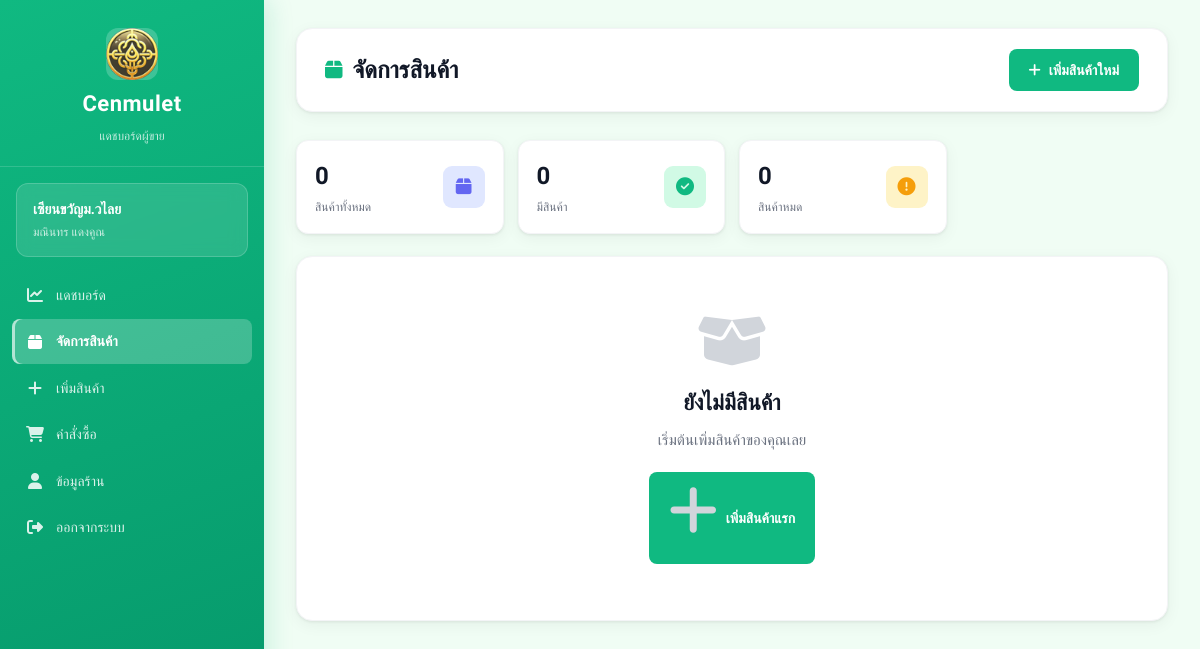
Page /views/seller/products.php (signed in) on the earlier database version.
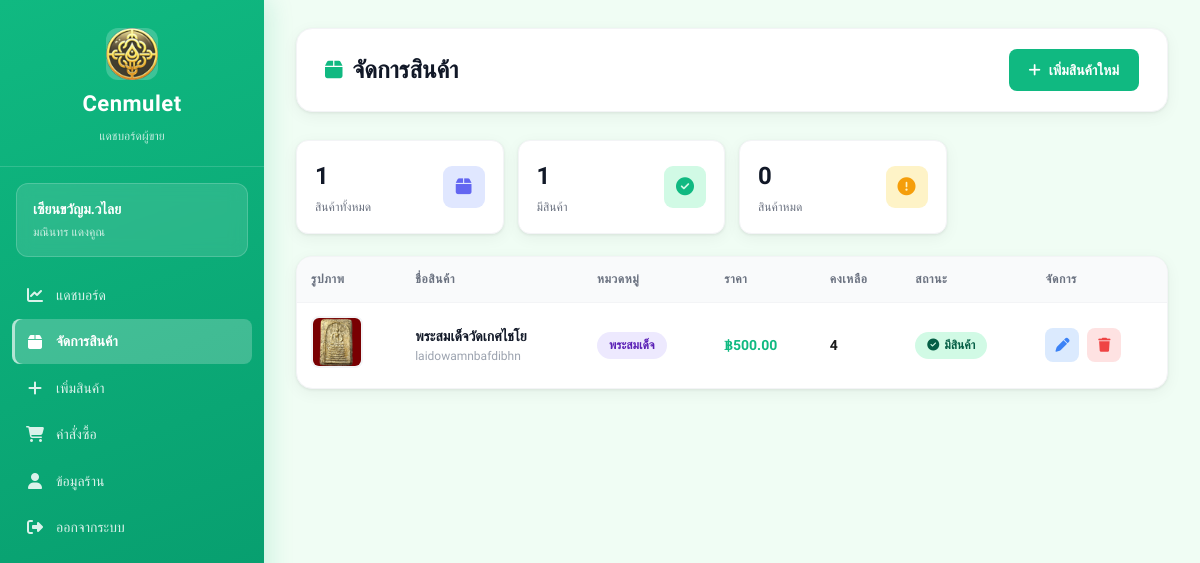
Same page on the later database version.
### tables this page shows
CREATE TABLE amulets (
    id INTEGER PRIMARY KEY AUTOINCREMENT,
    amulet_name TEXT,
    source TEXT,
    quantity INTEGER,
    price REAL,
    image TEXT,
    sellerId INTEGER,
    categoryId INTEGER,
    FOREIGN KEY (sellerId) REFERENCES sellers(id),
    FOREIGN KEY (categoryId) REFERENCES categories(id)
);

CREATE TABLE categories (
    id INTEGER PRIMARY KEY AUTOINCREMENT,
    category_name TEXT
);

### views/seller/products.php (the view, shortened to what the changed rows need)
<?php
require_once __DIR__ . "/../../config/db.php";
$seller_id = $_SESSION['user_id'];
try {
    $stmt = $db->prepare("
        SELECT a.*, c.category_name
        FROM amulets a
        LEFT JOIN categories c ON a.categoryId = c.id
        WHERE a.sellerId = :seller_id
        ORDER BY a.id DESC
    ");
    $stmt->execute([':seller_id' => $seller_id]);
    $products = $stmt->fetchAll(PDO::FETCH_ASSOC);
} catch (PDOException $e) {
    die("Error: " . $e->getMessage());
}
?>
<!DOCTYPE html>
<html lang="th">
<head>
    <link rel="stylesheet" href="/public/css/dashboard.css">
    <link rel="stylesheet" href="https://cdnjs.cloudflare.com/ajax/libs/font-awesome/6.5.1/css/all.min.css">
</head>
<body>
<div class="dashboard-container">
    <aside class="sidebar">
        <div class="sidebar-header">
            <h2>Cenmulet</h2>
        </div>
    </aside>
    <main class="main-content">
        <div class="top-bar">
            <h1><i class="fa-solid fa-box"></i> จัดการสินค้า</h1>
        </div>
        <div class="stats-mini" style="margin-bottom:22px">
            <?php
            $total  = count($products);
            $inStock  = 0; foreach ($products as $p) { if ($p['quantity'] > 0) $inStock++; }
            ?>
            <div class="stat-mini">
                <div><div class="stat-mini-value"><?php echo $total; ?></div><div class="stat-mini-label">สินค้าทั้งหมด</div></div>
            </div>
            <div class="stat-mini">
                <div><div class="stat-mini-value"><?php echo $inStock; ?></div><div class="stat-mini-label">มีสินค้า</div></div>
            </div>
        </div>
        <div class="card">
            <div class="table-wrapper">
                <?php if (count($products) > 0): ?>
                <table>
                    <thead>
                        <tr>
                            <th>รูปภาพ</th>
                            <th>ชื่อสินค้า</th>
                            <th>หมวดหมู่</th>
                            <th>ราคา</th>
                            <th>คงเหลือ</th>
                            <th>สถานะ</th>
                            <th>จัดการ</th>
                        </tr>
                    </thead>
                    <tbody>
                    <?php foreach ($products as $p): ?>
                        <tr>
                            <td>
                                <?php if ($p['image']): ?>
                                <img src="/uploads/amulets/<?php echo htmlspecialchars($p['image']); ?>"
                                     class="product-img" alt="">
                                <?php else: ?>
                                <div class="no-image"><i class="fa-solid fa-image"></i></div>
                                <?php endif; ?>
                            </td>
                            <td>
                                <strong><?php echo htmlspecialchars($p['amulet_name']); ?></strong>
                                <?php if ($p['source']): ?>
                                <div style="font-size:12px;color:#9ca3af"><?php echo htmlspecialchars($p['source']); ?></div>
                                <?php endif; ?>
                            </td>
                            <td>
                                <span class="badge badge-purple">
                                    <?php echo htmlspecialchars($p['category_name'] ?? '-'); ?>
                                </span>
                            </td>
                            <td><strong style="color:#10b981">฿<?php echo number_format($p['price'], 2); ?></strong></td>
                            <td>
                                <span style="font-weight:600;color:<?php echo $p['quantity'] > 0 ? '#1a1a1a' : '#ef4444'; ?>">
                                    <?php echo number_format($p['quantity']); ?>
                                </span>
                            </td>
                            <td>
                                <?php if ($p['quantity'] > 0): ?>
                                <span class="badge badge-success"><i class="fa-solid fa-circle-check"></i> มีสินค้า</span>
                                <?php else: ?>
                                <span class="badge badge-warning"><i class="fa-solid fa-circle-exclamation"></i> สินค้าหมด</span>
                                <?php endif; ?>
                            </td>
                            <td>
                                <div class="action-buttons">
                                    <a href="/views/seller/edit_product.php?id=<?php echo $p['id']; ?>"
                                       class="btn-icon edit" title="แก้ไข">
                                        <i class="fa-solid fa-pen"></i>
                                    </a>
                                    <a href="/seller/delete_product_process.php?id=<?php echo $p['id']; ?>"
                                       class="btn-icon delete" title="ลบ"
                                       onclick="return confirm('ลบสินค้า \'<?php echo htmlspecialchars(addslashes($p['amulet_name'])); ?>\' ?')">
                                        <i class="fa-solid fa-trash"></i>
                                    </a>
                                </div>
                            </td>
                        </tr>
                    <?php endforeach; ?>
                    </tbody>
                </table>
                <?php else: ?>
                <div class="empty-state">
                    <i class="fa-solid fa-box-open"></i>
                    <h2>ยังไม่มีสินค้า</h2>
                    <p>เริ่มต้นเพิ่มสินค้าของคุณเลย</p>
                    <a href="/views/seller/add_product.php" class="btn btn-primary">
                        <i class="fa-solid fa-plus"></i> เพิ่มสินค้าแรก
                    </a>
                </div>
                <?php endif; ?>
            </div>
        </div>
    </main>
</div>
</body>
</html>

Differences in the rows shown:
added amulets: image (picture), amulet_name "พระสมเด็จวัดเกศไชโย", source "laidowamnbafdibhn", categoryId.category_name "พระสมเด็จ", price "500.00", quantity "4", shows "มีสินค้า"
Other differences:
$total: "0" → "1"
$inStock: "0" → "1"
text no longer shown: "ยังไม่มีสินค้า เริ่มต้นเพิ่มสินค้าของคุณเลย เพิ่มสินค้าแรก"
text now shown: "รูปภาพ ชื่อสินค้า หมวดหมู่ ราคา คงเหลือ สถานะ จัดการ"
